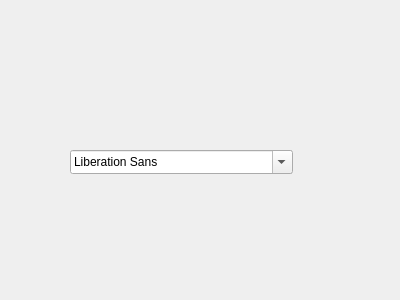
<?xml version="1.0" encoding="UTF-8"?>
<ui version="4.0">
 <class>Calculatrice</class>
 <widget class="QWidget" name="Calculatrice">
  <property name="geometry">
   <rect>
    <x>0</x>
    <y>0</y>
    <width>400</width>
    <height>300</height>
   </rect>
  </property>
  <property name="windowTitle">
   <string>Calculatrice</string>
  </property>
  <widget class="QFontComboBox" name="fontComboBox">
   <property name="geometry">
    <rect>
     <x>70</x>
     <y>150</y>
     <width>223</width>
     <height>24</height>
    </rect>
   </property>
  </widget>
 </widget>
 <layoutdefault spacing="6" margin="11"/>
 <resources/>
 <connections/>
</ui>
